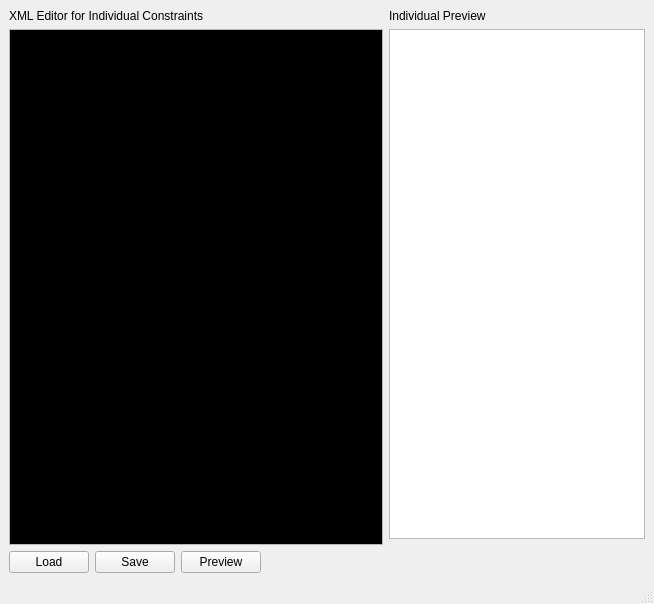
<?xml version="1.0" encoding="UTF-8"?>
<ui version="4.0">
 <class>ConstraintsEditor</class>
 <widget class="QMainWindow" name="ConstraintsEditor">
  <property name="geometry">
   <rect>
    <x>0</x>
    <y>0</y>
    <width>654</width>
    <height>604</height>
   </rect>
  </property>
  <property name="windowTitle">
   <string>Constraints Editor</string>
  </property>
  <property name="windowIcon">
   <iconset>
    <normaloff>../../icons/48x48.png</normaloff>../../icons/48x48.png</iconset>
  </property>
  <widget class="QWidget" name="centralwidget">
   <layout class="QGridLayout" name="gridLayout">
    <item row="0" column="0" colspan="3">
     <widget class="QLabel" name="label">
      <property name="text">
       <string>XML Editor for Individual Constraints</string>
      </property>
     </widget>
    </item>
    <item row="0" column="4">
     <widget class="QLabel" name="label_2">
      <property name="maximumSize">
       <size>
        <width>600</width>
        <height>16777215</height>
       </size>
      </property>
      <property name="text">
       <string>Individual Preview</string>
      </property>
     </widget>
    </item>
    <item row="1" column="4">
     <widget class="QTextBrowser" name="textBrowser_Preview">
      <property name="maximumSize">
       <size>
        <width>600</width>
        <height>16777215</height>
       </size>
      </property>
     </widget>
    </item>
    <item row="3" column="0">
     <widget class="QPushButton" name="pushButton_LoadConstraints">
      <property name="maximumSize">
       <size>
        <width>85</width>
        <height>27</height>
       </size>
      </property>
      <property name="text">
       <string>Load</string>
      </property>
     </widget>
    </item>
    <item row="3" column="1">
     <widget class="QPushButton" name="pushButton_SaveConstraints">
      <property name="maximumSize">
       <size>
        <width>85</width>
        <height>27</height>
       </size>
      </property>
      <property name="text">
       <string>Save</string>
      </property>
     </widget>
    </item>
    <item row="3" column="2">
     <widget class="QPushButton" name="pushButton_PreviewConstraints">
      <property name="maximumSize">
       <size>
        <width>85</width>
        <height>27</height>
       </size>
      </property>
      <property name="text">
       <string>Preview</string>
      </property>
     </widget>
    </item>
    <item row="3" column="3">
     <spacer name="horizontalSpacer">
      <property name="orientation">
       <enum>Qt::Horizontal</enum>
      </property>
      <property name="sizeHint" stdset="0">
       <size>
        <width>98</width>
        <height>20</height>
       </size>
      </property>
     </spacer>
    </item>
    <item row="1" column="0" rowspan="2" colspan="4">
     <widget class="CodeEditor" name="textEdit">
      <property name="palette">
       <palette>
        <active>
         <colorrole role="WindowText">
          <brush brushstyle="SolidPattern">
           <color alpha="255">
            <red>255</red>
            <green>255</green>
            <blue>255</blue>
           </color>
          </brush>
         </colorrole>
         <colorrole role="Base">
          <brush brushstyle="SolidPattern">
           <color alpha="255">
            <red>0</red>
            <green>0</green>
            <blue>0</blue>
           </color>
          </brush>
         </colorrole>
        </active>
        <inactive>
         <colorrole role="WindowText">
          <brush brushstyle="SolidPattern">
           <color alpha="255">
            <red>255</red>
            <green>255</green>
            <blue>255</blue>
           </color>
          </brush>
         </colorrole>
         <colorrole role="Base">
          <brush brushstyle="SolidPattern">
           <color alpha="255">
            <red>0</red>
            <green>0</green>
            <blue>0</blue>
           </color>
          </brush>
         </colorrole>
        </inactive>
        <disabled>
         <colorrole role="WindowText">
          <brush brushstyle="SolidPattern">
           <color alpha="255">
            <red>159</red>
            <green>158</green>
            <blue>158</blue>
           </color>
          </brush>
         </colorrole>
         <colorrole role="Base">
          <brush brushstyle="SolidPattern">
           <color alpha="255">
            <red>255</red>
            <green>255</green>
            <blue>255</blue>
           </color>
          </brush>
         </colorrole>
        </disabled>
       </palette>
      </property>
     </widget>
    </item>
   </layout>
  </widget>
  <widget class="QMenuBar" name="menubar">
   <property name="geometry">
    <rect>
     <x>0</x>
     <y>0</y>
     <width>654</width>
     <height>25</height>
    </rect>
   </property>
  </widget>
  <widget class="QStatusBar" name="statusbar"/>
 </widget>
 <customwidgets>
  <customwidget>
   <class>CodeEditor</class>
   <extends>QPlainTextEdit</extends>
   <header>CodeEditor.h</header>
  </customwidget>
 </customwidgets>
 <resources/>
 <connections/>
</ui>
